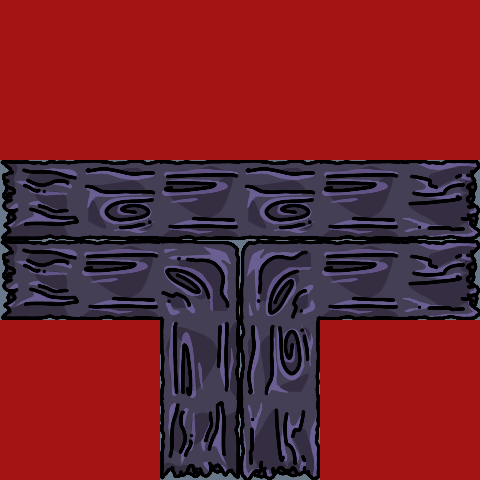

This is a level from a 2D game, rendered from its Tiled map with the project's own tilesets. A one-line summary and the complete map file follow:
An orthogonal 6x6 tile map with 80x80 px tiles, 2 tile layers (Piso, Muro), 2 tilesets and 6 objects.

<map version="1.2" tiledversion="1.3.5" orientation="orthogonal" renderorder="right-down" width="6" height="6" tilewidth="80" tileheight="80" infinite="0" nextlayerid="3" nextobjectid="1">
 <tileset firstgid="1" name="Wall" tilewidth="80" tileheight="80" tilecount="1" columns="1">
  <image source="../Art/Dungeon Sprites/Wall.png" width="80" height="80" />
  <tile id="0">
   <objectgroup draworder="index" id="2">
    <object id="1" x="0" y="-0.24587" width="79.9078" height="80.1537" />
   </objectgroup>
  </tile>
 </tileset>
 <tileset firstgid="2" name="WoodSpriteSheet" tilewidth="80" tileheight="80" tilecount="5" columns="1">
  <image source="../Art/Dungeon Sprites/WoodSpriteSheet.png" width="80" height="400" />
  <tile id="0">
   <objectgroup draworder="index" id="2">
    <object id="1" x="0.125" y="0" width="79.875" height="80" />
   </objectgroup>
  </tile>
  <tile id="1">
   <objectgroup draworder="index" id="2">
    <object id="1" x="0" y="0" width="80.0326" height="80.25" />
   </objectgroup>
  </tile>
  <tile id="2">
   <objectgroup draworder="index" id="2">
    <object id="1" x="0.262269" y="0.199769" width="79.875" height="80" />
   </objectgroup>
  </tile>
  <tile id="3">
   <objectgroup draworder="index" id="2">
    <object id="1" x="0.0163993" y="-0.291971" width="79.875" height="80" />
   </objectgroup>
  </tile>
  <tile id="4">
   <objectgroup draworder="index" id="2">
    <object id="1" x="0.0163993" y="-0.0461007" width="79.875" height="80" />
   </objectgroup>
  </tile>
 </tileset>
 <layer id="1" name="Piso" width="6" height="6">
  <data encoding="csv">
0,0,0,0,0,0,
0,0,0,0,0,0,
6,4,2,4,2,5,
6,2,3221225475,2684354563,2,5,
0,0,1610612738,1610612740,0,0,
0,0,1610612742,2684354565,0,0
</data>
 </layer>
 <layer id="2" name="Muro" width="6" height="6">
  <data encoding="csv">
1,1,1,1,1,1,
1,1,1,1,1,1,
0,0,0,0,0,0,
0,0,0,0,0,0,
1,1,0,0,1,1,
1,1,0,0,1,1
</data>
 </layer>
</map>
